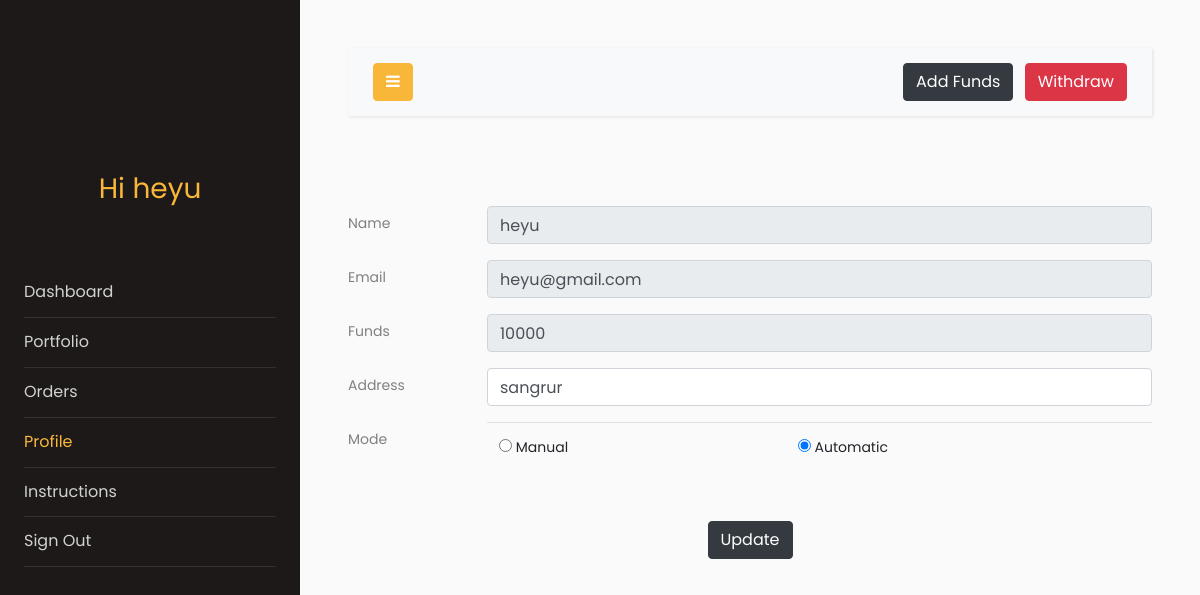
The page /profile (signed in) on the database as committed earlier.
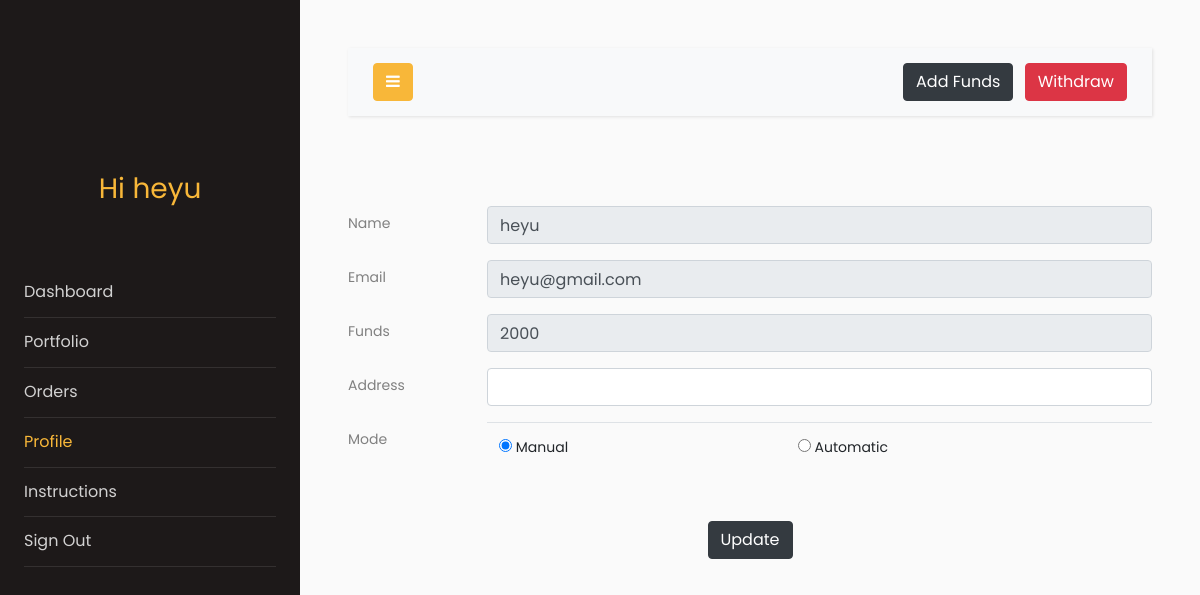
The same page on the database as committed later.
### models.py (models this page shows, shortened)
class Users(db.Model, UserMixin):
    __tablename__ = "users"
    name = db.Column(db.String(64))
    pasword_hash = db.Column(db.String(128))
    id = db.Column(db.Integer, primary_key=True)
    address = db.Column(db.String(128))
    funds = db.Column(db.Integer, default=0)
    email = db.Column(db.String(64), unique=True, index=True)
    mode = db.Column(db.Integer, default=0)  # 0 is manual, 1 is automatic

### app.py (the view, shortened to what this page needs)
@app.route("/profile", methods=["GET", "POST"])
@login_required
def profile():
    pform = profiles()
    addform = addFunds()
    withform = WithdrawFunds()
    if addform.validate_on_submit() and addform.submit1.data:
        current_user.funds = current_user.funds + int(addform.amount.data)
        db.session.commit()
        flash("Funds added successfuly")
        return redirect(url_for("profile"))
    if pform.validate_on_submit():
        current_user.address = pform.address.data
        current_user.mode = pform.mode.data
        db.session.commit()
        flash("User Account Updated")
        return redirect(url_for("profile"))
    elif request.method == "GET":
        pform.name.data = current_user.name
        pform.email.data = current_user.email
        pform.funds.data = current_user.funds
        pform.address.data = current_user.address
        pform.mode.data = current_user.mode
    return render_template(
        "profile.html", proForm=pform, addform=addform, withform=withform
    )

### forms.py
class profiles(FlaskForm):
    name = StringField("Name")
    email = StringField("Email")
    funds = IntegerField("Funds")
    address = StringField("Address")
    mode = RadioField(
        "Mode", choices=[(0, "Manual"), (1, "Automatic")], default=0, coerce=int
    )
    submit = SubmitField("Update")

class addFunds(FlaskForm):
    amount = IntegerField("amount", validators=[DataRequired()])
    submit1 = SubmitField("Add Funds")

### models.py (called while the page is built)
@login_manager.user_loader
def load_user(user_id):
    return Users.query.get(user_id)

### templates/profile.html (shortened to what this page needs)
<!doctype html>
<html lang="en">
<head>
    <link rel="stylesheet" href="https://stackpath.bootstrapcdn.com/font-awesome/4.7.0/css/font-awesome.min.css">
    <link rel="stylesheet" href="{{ url_for('static', filename='css1/style.css') }}">
</head>
<body>
    <div class="wrapper d-flex align-items-stretch">
        <nav id="sidebar">
            <div class="p-4 pt-5">
                <a href="#" class="img logo"></a>
                <h3 style="color: #f8b739; font-family: Poppins, Arial, sans-serif; text-align: center;">Hi
                    {{current_user.name}}</h3>
                <br>
                <br>
                <ul class="list-unstyled components mb-5">
                    <li>
                        <a href="{{url_for('dashboard')}}">Dashboard</a>
                    </li>
                    <li>
                        <a href="{{url_for('portfolio')}}">Portfolio</a>
                      </li>
                    <li>
                        <a href="{{url_for('orders')}}">Orders</a>
                    </li>
                    <li class="active">
                        <a href="{{url_for('profile')}}">Profile</a>
                    </li>
                    <li>
                        <a href="{{url_for('instructions')}}">Instructions</a>
                    </li>
                    <li>
                        <a href="{{url_for('logout')}}">Sign Out</a>
                    </li>
                </ul>
            </div>
        </nav>
        <div id="content" class="p-4 p-md-5">
            <nav class="navbar navbar-expand-lg navbar-light bg-light">
                <div class="container-fluid">
                    <button type="button" id="sidebarCollapse" class="btn btn-primary">
                        <i class="fa fa-bars"></i>
                    </button>
                    <button class="btn btn-dark ml-auto d-inline-block" data-toggle="modal" data-target="#transaction">Add Funds</button>&nbsp; &nbsp;
                    <button class="btn btn-danger d-inline-block" data-toggle="modal" data-target="#withdraw">Withdraw</button>
                </div>
            </nav>
             <br>
             <br>
            <form method="POST" enctype="multipart/form-data" class="form-group">
                <div class="form-group row">
                    <label for="staticEmail" class="col-sm-2 col-form-label">Name</label>
                    <div class="col-sm-10">
                        {{proForm.name(class='form-control', disabled=True)}}
                    </div>
                </div>
                <div class="form-group row">
                    <label for="staticEmail" class="col-sm-2 col-form-label">Email</label>
                    <div class="col-sm-10">
                        {{proForm.email(class="form-control", disabled=True)}}
                    </div>
                </div>
                <div class="form-group row">
                    <label for="inputPassword" class="col-sm-2 col-form-label">Funds</label>
                    <div class="col-sm-10">
                        {{proForm.funds(class='form-control',disabled=True)}}
                    </div>
                </div>
                <div class="form-group row">
                    <label for="inputPassword" class="col-sm-2 col-form-label">Address</label>
                    <div class="col-sm-10">
                        {{proForm.address(class='form-control',maxlength=128)}}
                    </div>
                </div>
                <div class="form-group row">
                    <label for="inputPassword" class="col-sm-2 col-form-label">Mode</label>
                    <div class="col-sm-10">
                        <table class="table">
                        <tr>
                            {% for subfield in proForm.mode %}
                                <td><label class="radio-inline"> {{subfield}} {{subfield.label}} </label></td>
                            {% endfor %}
                        </tr>
                        </table>
                    </div>
                </div>
                <div class="form-group row">
                    <div style="margin:0 auto 0">
                        {{proForm.submit(class='btn btn-dark')}}
                    </div>
                </div>
            </form>
        </div>
    </div>
</body>
</html>

Rows that differ between the two databases and show on the page:
changed Users "heyu": funds "10000" → "2000"; address "sangrur" → (not shown)
Other text that changed with them:
form field mode: "☐ Manual" → "☑ Manual"
form field mode: "☑ Automatic" → "☐ Automatic"
